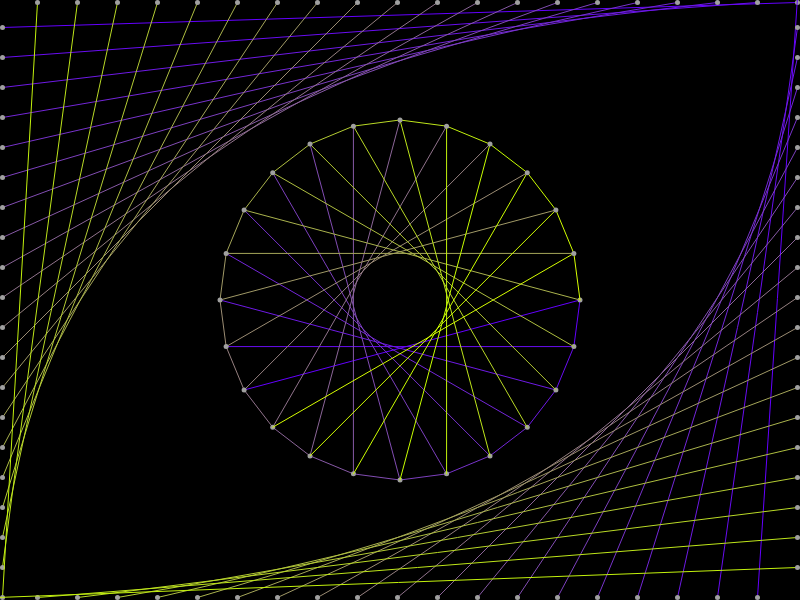
Frame 1 (no input)
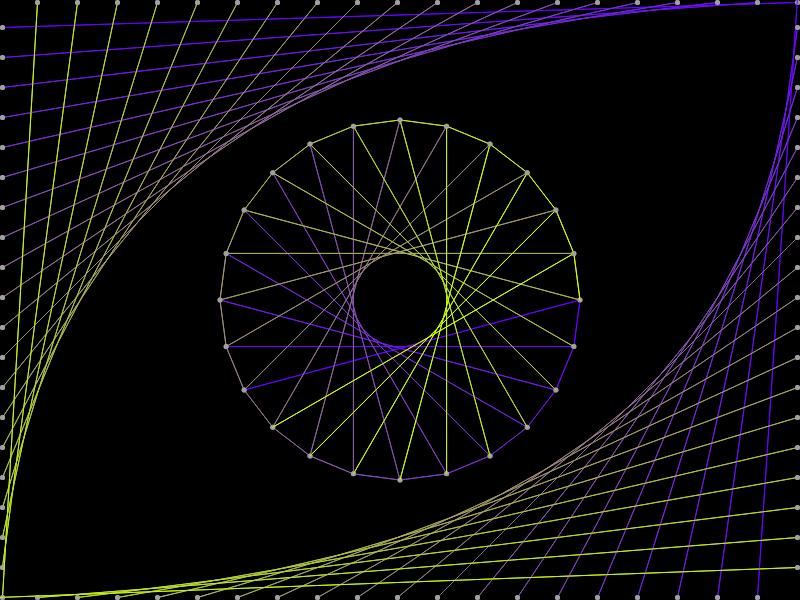
Frame 2 (the mouse pressed at the canvas centre, redrawn once)

The p5.js sketch that drew these frames (run headless with seeded random() and noise() and a simulated clock; the mouse was pressed at the canvas centre and the sketch redrawn once):

// p5.js sketch
// ── sketch.js
const pegsPerSide = 20
const pegRadius = 5

function setup () {
  translate(50, 50)
  createCanvas(800, 600)
  background(0)
}

function draw () {
  noLoop()
  const top = getTopPegs()
  const left = getLeftPegs()
  connect(top, left)
  const bottom = getBottomPegs()
  const right = getRightPegs()
  connect(bottom, right)
  connectEye(getEyePegs())
}

function connectEye (pegs) {
  function getNext (i) {
    return i + 10 < pegs.length ? pegs[i + 10] : pegs[i + 10 - pegs.length]
  }

  function getNeighbour (i) {
    return i + 1 < pegs.length ? pegs[i + 1] : pegs[0]
  }

  translate(width / 2, height / 2)
  pegs.forEach((a, i) => {
    const red = map(i, 0, pegsPerSide, 100, 200)
    const green = map(i, 0, pegsPerSide, 0, 255)
    const blue = map(i, 0, pegsPerSide, 255, 0)
    const b = getNext(i)
    const c = getNeighbour(i)
    stroke(red, green, blue)
    line(...a, ...b)
    line(...a, ...c)
    noStroke()
    fill(160, 160, 160)
    ellipse(a[0], a[1], pegRadius, pegRadius)
  })
}

function getEyePegs () {
  const steps = 24
  const r = 180
  return [...Array(steps).keys()]
    .map(i => [
      r * Math.cos(i * 2 * PI / steps),
      r * Math.sin(i * 2 * PI / steps),
    ])
}

function getTopPegs () {
  return [...Array(pegsPerSide).keys()]
    .map(i => [(i + 1) * (width / pegsPerSide) - pegRadius / 2, pegRadius / 2])
}

function getBottomPegs () {
  return [...Array(pegsPerSide).keys()]
    .map(i => [i * (width / pegsPerSide) - pegRadius / 2, height - pegRadius / 2])
}

function getLeftPegs () {
  return [...Array(pegsPerSide).keys()]
    .map(i => [pegRadius / 2, (i + 1) * (height / pegsPerSide) - pegRadius / 2])
}

function getRightPegs () {
  return [...Array(pegsPerSide).keys()]
    .map(i => [width - pegRadius / 2, i * (height / pegsPerSide) - pegRadius / 2])
}

function connect (a, b) {
  a.reverse()
  a.forEach((aPeg, i) => {
    const red = map(i, 0, pegsPerSide, 100, 200)
    const green = map(i, 0, pegsPerSide, 0, 255)
    const blue = map(i, 0, pegsPerSide, 255, 0)
    stroke(red, green, blue)
    line(...aPeg, ...b[i])
    noStroke()
    fill(160, 160, 160)
    ellipse(...aPeg, pegRadius, pegRadius)
    ellipse(...b[i], pegRadius, pegRadius)
  })
}
